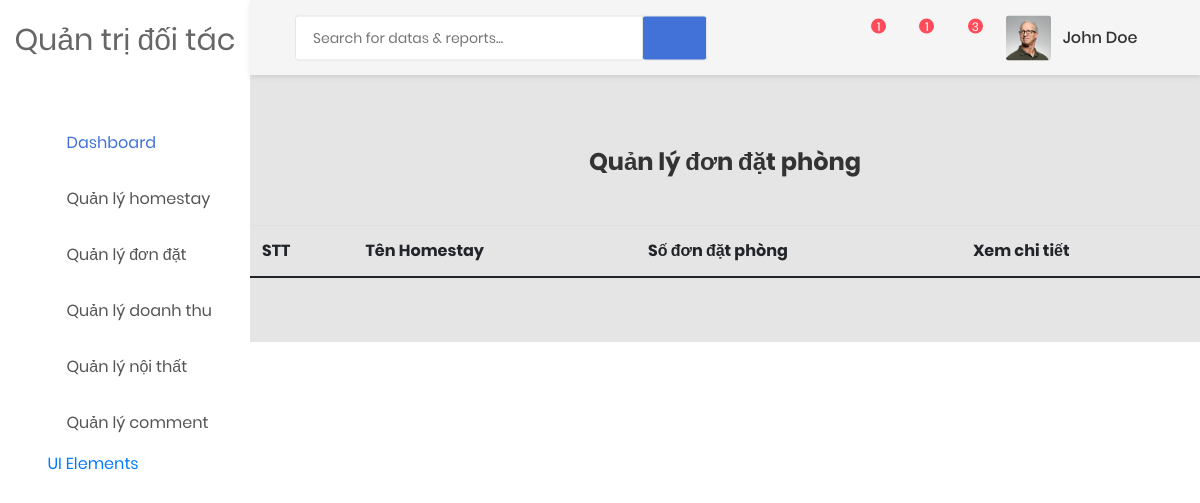
Page /doitac/dondatphong.php (signed in) on the earlier database version.
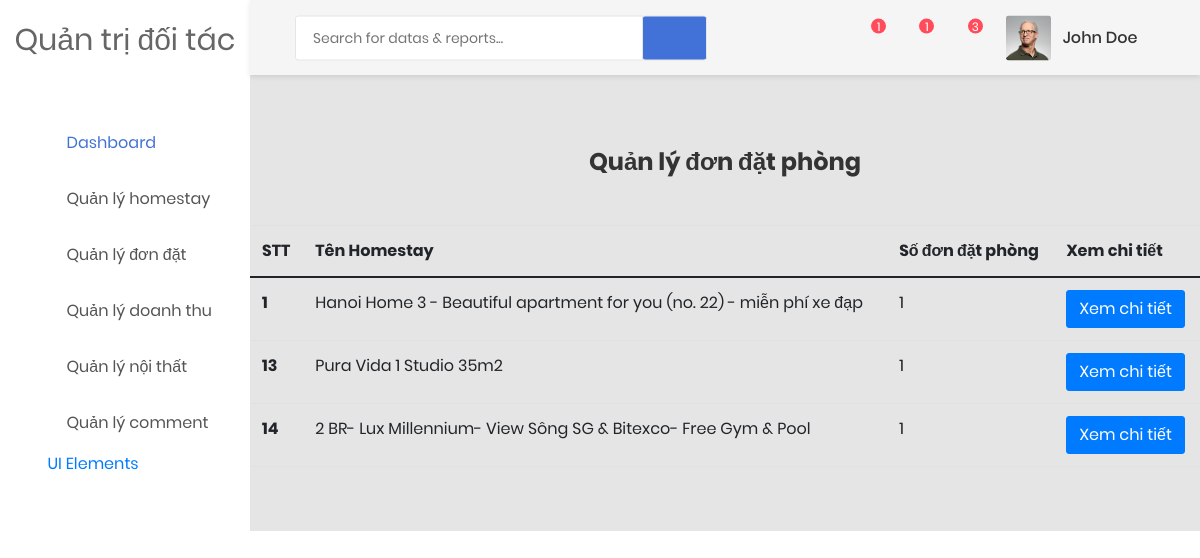
Same page on the later database version.
### tables this page shows
CREATE TABLE `khachsan` (
  `id` int(11) NOT NULL,
  `id_doitac` int(11) NOT NULL,
  `name` text NOT NULL,
  `price` int(11) NOT NULL,
  `address` text NOT NULL,
  `phone` text NOT NULL,
  `love` bit(1) NOT NULL,
  `image` text NOT NULL,
  `sophong` int(11) NOT NULL,
  `id_khuvuc` int(11) NOT NULL,
  `danhgia` text NOT NULL,
  `time` datetime NOT NULL
);

### doitac/connect.php (called while the page is built, shortened)
<?php
    $conn = new mysqli("localhost","root","","duan1");
    if(isset($_COOKIE['doitac'])){
        $email_doitac = $_COOKIE['doitac'];
        $sql_dt = "SELECT * FROM doitac WHERE email = '$email_doitac'";
        $result_dt = $conn->query($sql_dt);
        if($result_dt->num_rows > 0){
            while($row_dt = $result_dt->fetch_assoc()){
                $id_dt = $row_dt['id'];
            }
        }
    }
?>

### doitac/dondatphong.php (the view)
<?php
    include 'header.php';
    include 'connect.php';
?>
    <h3 class="text-center my-5">Quản lý đơn đặt phòng</h3>
    <table class="table">
      <thead>
        <tr>
          <th scope="col">STT</th>
          <th scope="col">Tên Homestay</th>
          <th scope="col">Số đơn đặt phòng</th>
          <th scope="col">Xem chi tiết</th>
        </tr>
      </thead>
      <tbody>
        <?php
            $sql_hs = "SELECT * FROM khachsan WHERE id_doitac = $id_dt";
            $result_hs = $conn->query($sql_hs);
            if($result_hs->num_rows > 0){
                $dem = 0;
                while ($row_hs = $result_hs->fetch_assoc()) {
                    $dem++;
                    $id_hs = $row_hs['id'];
                    $name_hs = $row_hs['name'];
                    $sql_dh = "SELECT * FROM donhang WHERE id_hs = $id_hs";
                    $result_dh = $conn->query($sql_dh);
                    if($result_dh->num_rows > 0){
                        $dem2 = 0;
                        while($row_dh = $result_dh->fetch_assoc()){
                            $dem2++;
                        }
                        echo '
                        <tr>
                            <th scope="row">'.$dem.'</th>
                            <td>'.$name_hs.'</td>
                            <td>'.$dem2.'</td>
                            <td>
                                <a href="chitietdonhang.php?id='.$id_hs.'" class="btn btn-primary">Xem chi tiết</a>
                            </td>
                        </tr>
                        ';
                    }
                }
            }
        ?>
      </tbody>
    </table>
<?php
    include 'footer.php';
?>

Differences in the rows shown:
now on this page (row unchanged): khachsan: name "Hanoi Home 3 - Beautiful apartment for you (no. 22) - miễn phí xe đạp", dem2 "1"
now on this page (row unchanged): khachsan: name "Pura Vida 1 Studio 35m2", dem2 "1"
now on this page (row edited): khachsan: name "2 BR- Lux Millennium- View Sông SG & Bitexco- Free Gym & Pool", dem2 "1"
